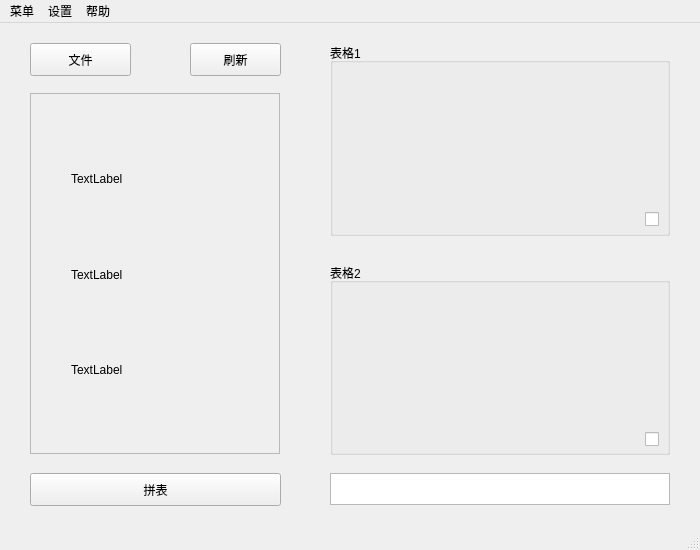
<?xml version="1.0" encoding="UTF-8"?>
<ui version="4.0">
 <class>MainWindow</class>
 <widget class="QMainWindow" name="MainWindow">
  <property name="geometry">
   <rect>
    <x>0</x>
    <y>0</y>
    <width>700</width>
    <height>550</height>
   </rect>
  </property>
  <property name="minimumSize">
   <size>
    <width>310</width>
    <height>550</height>
   </size>
  </property>
  <property name="maximumSize">
   <size>
    <width>700</width>
    <height>550</height>
   </size>
  </property>
  <property name="baseSize">
   <size>
    <width>700</width>
    <height>550</height>
   </size>
  </property>
  <property name="acceptDrops">
   <bool>true</bool>
  </property>
  <property name="windowTitle">
   <string>拼表</string>
  </property>
  <property name="windowIcon">
   <iconset resource="image.qrc">
    <normaloff>:/image/icon.png</normaloff>:/image/icon.png</iconset>
  </property>
  <widget class="QWidget" name="centralwidget">
   <widget class="QPushButton" name="pushButton_file">
    <property name="geometry">
     <rect>
      <x>30</x>
      <y>20</y>
      <width>101</width>
      <height>33</height>
     </rect>
    </property>
    <property name="sizePolicy">
     <sizepolicy hsizetype="Minimum" vsizetype="Fixed">
      <horstretch>0</horstretch>
      <verstretch>0</verstretch>
     </sizepolicy>
    </property>
    <property name="statusTip">
     <string/>
    </property>
    <property name="layoutDirection">
     <enum>Qt::LeftToRight</enum>
    </property>
    <property name="text">
     <string>文件</string>
    </property>
   </widget>
   <widget class="QScrollArea" name="scrollArea">
    <property name="geometry">
     <rect>
      <x>30</x>
      <y>70</y>
      <width>250</width>
      <height>361</height>
     </rect>
    </property>
    <property name="sizePolicy">
     <sizepolicy hsizetype="Expanding" vsizetype="Expanding">
      <horstretch>0</horstretch>
      <verstretch>0</verstretch>
     </sizepolicy>
    </property>
    <property name="widgetResizable">
     <bool>true</bool>
    </property>
    <widget class="QWidget" name="scrollAreaWidgetContents">
     <property name="geometry">
      <rect>
       <x>0</x>
       <y>0</y>
       <width>248</width>
       <height>359</height>
      </rect>
     </property>
     <widget class="QWidget" name="">
      <property name="geometry">
       <rect>
        <x>40</x>
        <y>40</y>
        <width>171</width>
        <height>281</height>
       </rect>
      </property>
      <layout class="QVBoxLayout" name="verticalLayout">
       <item>
        <widget class="QLabel" name="label">
         <property name="text">
          <string>TextLabel</string>
         </property>
        </widget>
       </item>
       <item>
        <widget class="QLabel" name="label_2">
         <property name="text">
          <string>TextLabel</string>
         </property>
        </widget>
       </item>
       <item>
        <widget class="QLabel" name="label_3">
         <property name="text">
          <string>TextLabel</string>
         </property>
        </widget>
       </item>
      </layout>
     </widget>
    </widget>
   </widget>
   <widget class="QPlainTextEdit" name="plainTextEdit">
    <property name="geometry">
     <rect>
      <x>330</x>
      <y>450</y>
      <width>340</width>
      <height>32</height>
     </rect>
    </property>
    <property name="sizePolicy">
     <sizepolicy hsizetype="Preferred" vsizetype="Fixed">
      <horstretch>0</horstretch>
      <verstretch>0</verstretch>
     </sizepolicy>
    </property>
   </widget>
   <widget class="QPushButton" name="pushButton_action">
    <property name="geometry">
     <rect>
      <x>30</x>
      <y>450</y>
      <width>251</width>
      <height>33</height>
     </rect>
    </property>
    <property name="sizePolicy">
     <sizepolicy hsizetype="Minimum" vsizetype="Fixed">
      <horstretch>0</horstretch>
      <verstretch>0</verstretch>
     </sizepolicy>
    </property>
    <property name="text">
     <string>拼表</string>
    </property>
   </widget>
   <widget class="QPushButton" name="pushButton_fresh">
    <property name="geometry">
     <rect>
      <x>190</x>
      <y>20</y>
      <width>91</width>
      <height>33</height>
     </rect>
    </property>
    <property name="sizePolicy">
     <sizepolicy hsizetype="Minimum" vsizetype="Fixed">
      <horstretch>0</horstretch>
      <verstretch>0</verstretch>
     </sizepolicy>
    </property>
    <property name="text">
     <string>刷新</string>
    </property>
   </widget>
   <widget class="QGroupBox" name="groupBox">
    <property name="geometry">
     <rect>
      <x>330</x>
      <y>20</y>
      <width>340</width>
      <height>193</height>
     </rect>
    </property>
    <property name="sizePolicy">
     <sizepolicy hsizetype="Preferred" vsizetype="Preferred">
      <horstretch>0</horstretch>
      <verstretch>0</verstretch>
     </sizepolicy>
    </property>
    <property name="title">
     <string>表格1</string>
    </property>
    <widget class="QCheckBox" name="checkBox">
     <property name="geometry">
      <rect>
       <x>315</x>
       <y>167</y>
       <width>21</width>
       <height>19</height>
      </rect>
     </property>
     <property name="text">
      <string/>
     </property>
    </widget>
   </widget>
   <widget class="QGroupBox" name="groupBox_2">
    <property name="geometry">
     <rect>
      <x>330</x>
      <y>240</y>
      <width>340</width>
      <height>192</height>
     </rect>
    </property>
    <property name="sizePolicy">
     <sizepolicy hsizetype="Preferred" vsizetype="Preferred">
      <horstretch>0</horstretch>
      <verstretch>0</verstretch>
     </sizepolicy>
    </property>
    <property name="title">
     <string>表格2</string>
    </property>
    <widget class="QCheckBox" name="checkBox_2">
     <property name="geometry">
      <rect>
       <x>315</x>
       <y>167</y>
       <width>21</width>
       <height>19</height>
      </rect>
     </property>
     <property name="text">
      <string/>
     </property>
    </widget>
   </widget>
  </widget>
  <widget class="QMenuBar" name="menubar">
   <property name="geometry">
    <rect>
     <x>0</x>
     <y>0</y>
     <width>700</width>
     <height>26</height>
    </rect>
   </property>
   <widget class="QMenu" name="menu">
    <property name="title">
     <string>菜单</string>
    </property>
    <addaction name="separator"/>
    <addaction name="actionExit"/>
   </widget>
   <widget class="QMenu" name="menu_2">
    <property name="title">
     <string>设置</string>
    </property>
    <addaction name="actionSettingpath"/>
   </widget>
   <widget class="QMenu" name="menu_3">
    <property name="title">
     <string>帮助</string>
    </property>
    <addaction name="separator"/>
    <addaction name="actionAbout"/>
   </widget>
   <addaction name="menu"/>
   <addaction name="menu_2"/>
   <addaction name="menu_3"/>
  </widget>
  <widget class="QStatusBar" name="statusbar"/>
  <action name="actionExit">
   <property name="text">
    <string>退出</string>
   </property>
   <property name="shortcut">
    <string>Ctrl+W</string>
   </property>
  </action>
  <action name="actionAbout">
   <property name="text">
    <string>关于</string>
   </property>
   <property name="shortcut">
    <string>Ctrl+Q</string>
   </property>
  </action>
  <action name="actionSettingpath">
   <property name="text">
    <string>设置路径</string>
   </property>
   <property name="shortcut">
    <string>Ctrl+S</string>
   </property>
  </action>
 </widget>
 <resources>
  <include location="image.qrc"/>
 </resources>
 <connections>
  <connection>
   <sender>actionExit</sender>
   <signal>triggered()</signal>
   <receiver>MainWindow</receiver>
   <slot>close()</slot>
   <hints>
    <hint type="sourcelabel">
     <x>-1</x>
     <y>-1</y>
    </hint>
    <hint type="destinationlabel">
     <x>349</x>
     <y>274</y>
    </hint>
   </hints>
  </connection>
  <connection>
   <sender>pushButton_fresh</sender>
   <signal>clicked()</signal>
   <receiver>scrollArea</receiver>
   <slot>update()</slot>
   <hints>
    <hint type="sourcelabel">
     <x>235</x>
     <y>62</y>
    </hint>
    <hint type="destinationlabel">
     <x>154</x>
     <y>276</y>
    </hint>
   </hints>
  </connection>
 </connections>
</ui>
